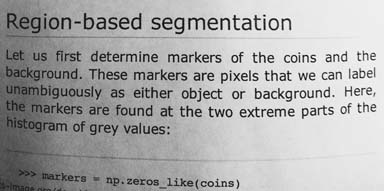
#> input picture skimage.data.page(), 384 x 191 px
$ jupyter execute --allow-errors image_prosessing.ipynb
#> lines starting #> are read from the running program, lines starting #| are printed output that depends on the picture
[cell 1]
#Load Librari
import numpy as np
import matplotlib.pyplot as plt
import cv2
from skimage import data

[cell 2]
image = data.page()
#> image is the input picture: shape (191, 384); min 0, max 255, mean 171.5
plt.subplot(1, 3,1)
plt.hist(image.ravel(),255,[0,255])
mask = image >= 70 #seting jika kurang dari 70 jadi 255
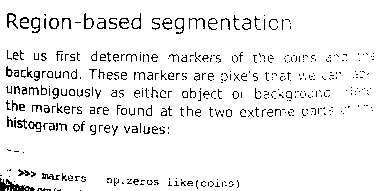
#> mask: shape (191, 384) bool; 93.5% white; black in thin lines or dots
image[mask]=255
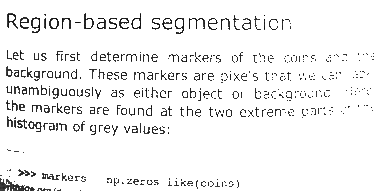
#> image: shape (191, 384); min 0, max 255, mean 241.2

# hitam = image > 187
# image[hitam]=0


plt.figure(num=None, figsize=(15, 20), dpi=100)

plt.subplot(1,3,2),plt.imshow(data.page(),cmap = 'gray')
plt.title('Original'), plt.xticks([]), plt.yticks([])
plt.subplot(1,3,3),plt.imshow(image,cmap = 'gray')
plt.title('masked'), plt.xticks([]), plt.yticks([])
plt.show()
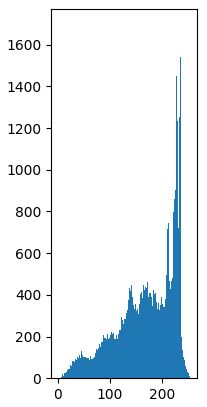
#> figure drawn by matplotlib, 1 panel; tallest bar 1689 high, from x = 231 to 232
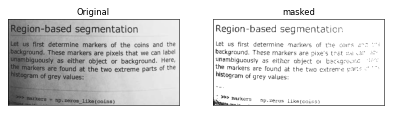
#> figure drawn by matplotlib, 2 panels

[cell 3]
from scipy import misc,ndimage
#> (the rest of this cell did not finish here and is left out)

[cell 4]
from PIL import ImageEnhance
from PIL import Image, ImageFilter
# Read image
im = Image.open('Foto/rijal.jpeg')
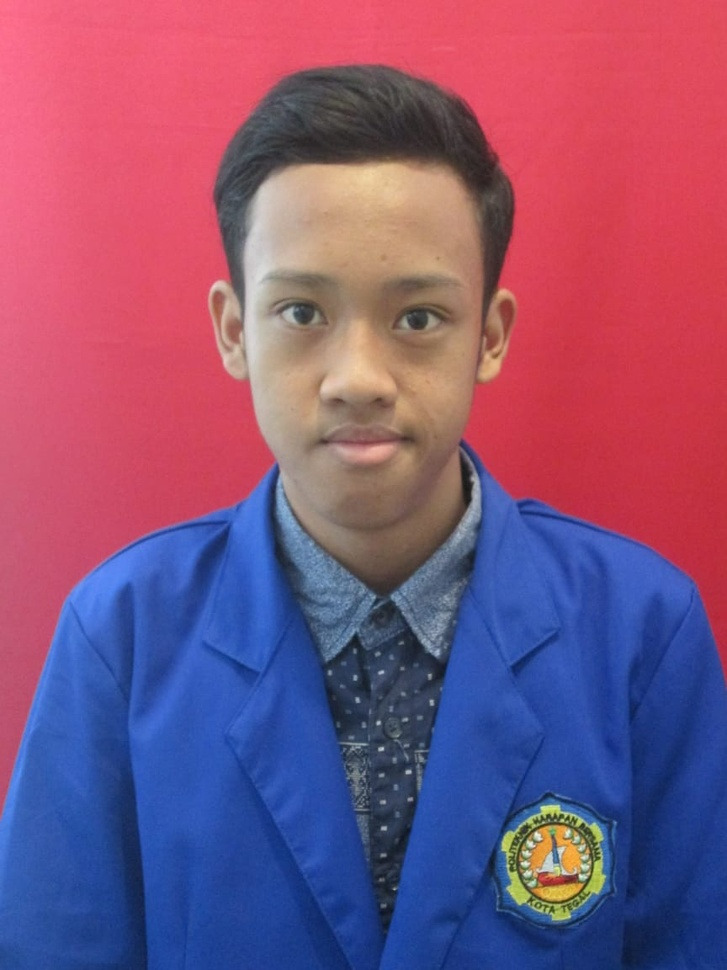
#> input picture Latihan dan Materi/Foto/rijal.jpeg, 727 x 970 px, shrunk from 864 x 1152 before the run
#> im is the input picture: PIL image 727x970 RGB; mean R, G, B 133, 84.2, 121.4
enh = ImageEnhance.Contrast(im)
hasil = enh.enhance(10.0)
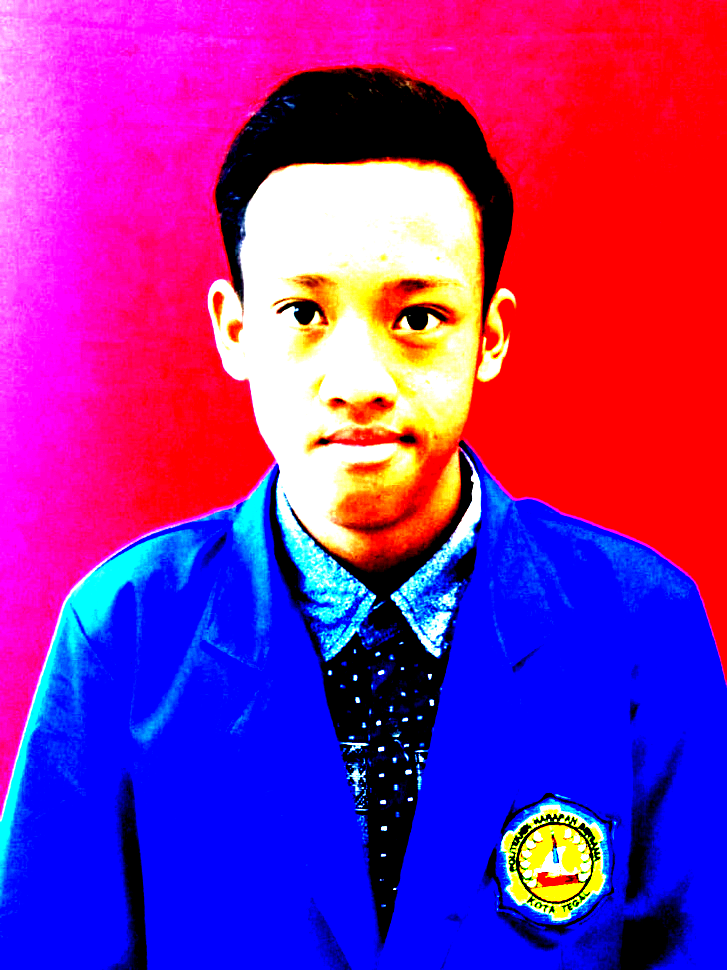
#> hasil: PIL image 727x970 RGB; mean R, G, B 138.6, 40.3, 156.5

plt.figure(num=None, figsize=(20, 30), dpi=100)
plt.subplot(1, 2, 1), plt.imshow(im)
plt.title('Original')
plt.subplot(1, 2, 2), plt.imshow(hasil)
plt.title('erosion')
plt.show()
